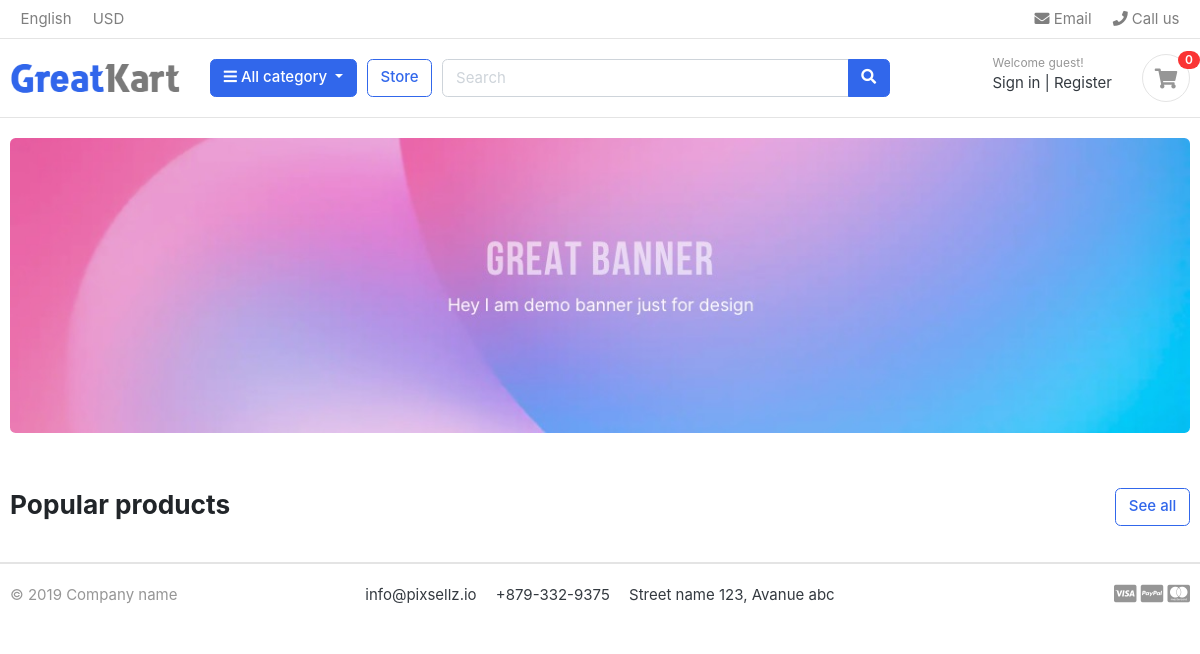
The app's page /, older data.
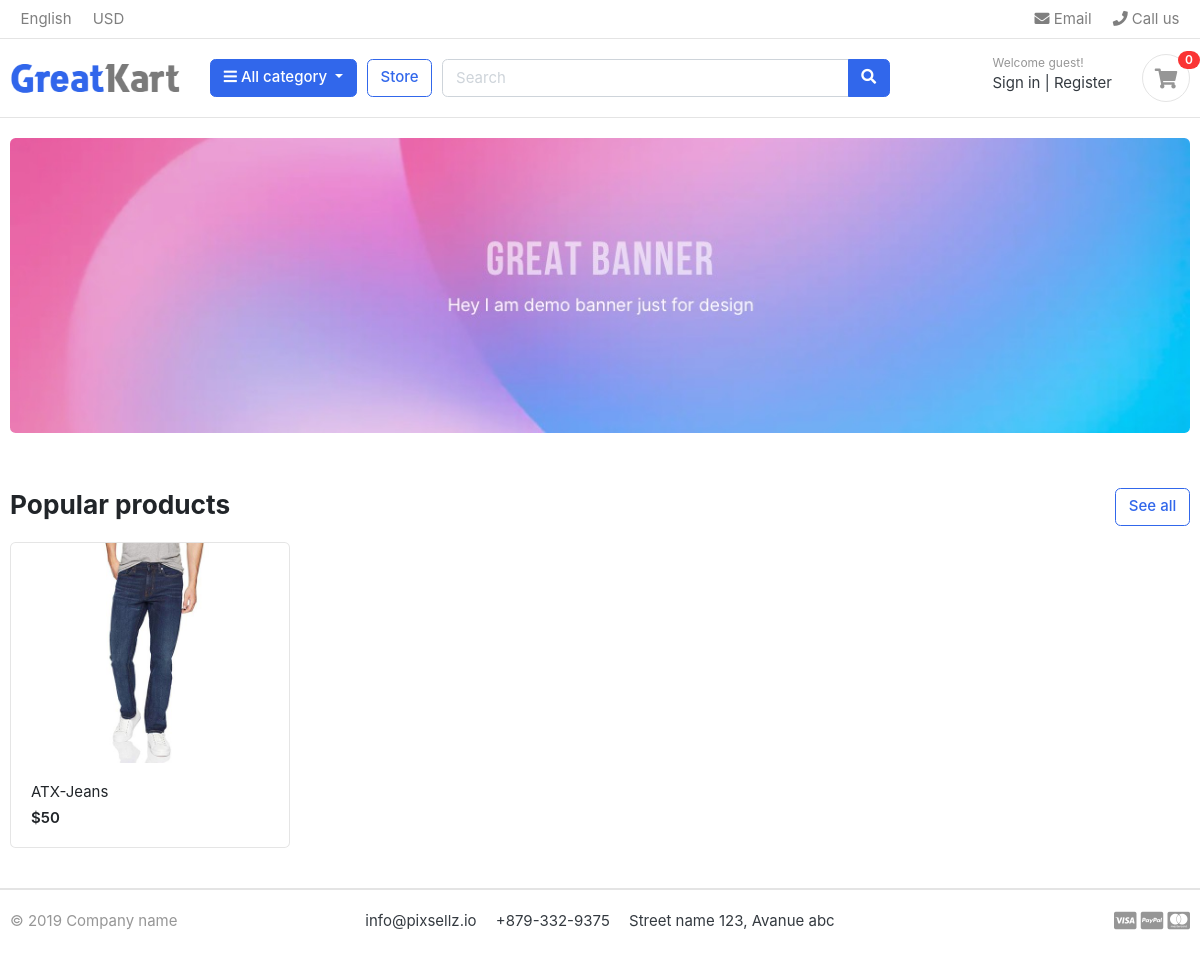
The same page, newer data.
### store/models.py (models this page shows, shortened)
class Product(models.Model):
    product_name = models.CharField(max_length=200 , unique=True)
    slug = models.SlugField(max_length=200 , unique=True)
    description = models.TextField(max_length=500, blank=True)
    price = models.IntegerField()
    images = models.ImageField(upload_to="photos/products")
    stock = models.IntegerField()
    is_available = models.BooleanField(default=True)
    category = models.ForeignKey(Category , on_delete=models.CASCADE)
    created_date = models.DateTimeField(auto_now_add=True)
    modified_date = models.DateTimeField(auto_now_add=True)
    def get_url(self):
        return reverse('product_detail',args=[self.category.slug,self.slug])

### greatkart/views.py (the view)
# urls.py: 2. Add a URL to urlpatterns:  path('', views.home, name='home')
def home(request):
    products = Product.objects.all().filter(is_available=True)
    context = {
        'products' : products
    }
    return render(request , "home.html" , context)

### category/context_processors.py (called while the page is built)
def menu_links(request):
    links = Category.objects.all()
    return dict(links=links)

### category/models.py (called while the page is built)
    def get_url(self):
        return reverse('products_by_category', args=[self.slug])

### templates/home.html
{% extends "base.html" %}
{% load static %}
{% block content %}
<section class="section-intro padding-y-sm">
<div class="container">
<div class="intro-banner-wrap">
	<img src="{% static "images/banners/1.jpg" %}" class="img-fluid rounded">
</div>
</div>
</section>
<section class="section-name padding-y-sm">
<div class="container">
<header class="section-heading">
	<a href="./store.html" class="btn btn-outline-primary float-right">See all</a>
	<h3 class="section-title">Popular products</h3>
</header>
<div class="row">
	{% for product in products %}
	<div class="col-md-3">
		<div class="card card-product-grid">
			<a href="{{ product.get_url }}" class="img-wrap"> <img src="{{ product.images.url }}"> </a>
			<figcaption class="info-wrap">
				<a href="{{ product.get_url }}" class="title">{{product.product_name}}</a>
				<div class="price mt-1">${{ product.price }}</div>
			</figcaption>
		</div>
	</div>
	{% endfor %}
</div>
</div>
</section>
</body>
</html>
{% endblock  %}

Row changes from the older to the newer data that the page shows:
added Product: images (picture), product_name "ATX-Jeans", price "50"
